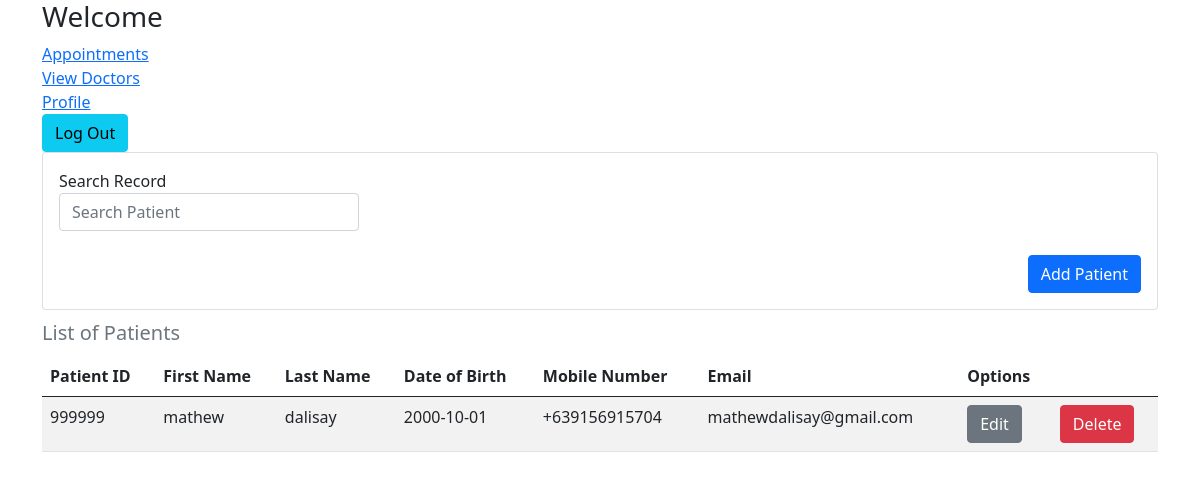
The app's page /users/home.php, older data.
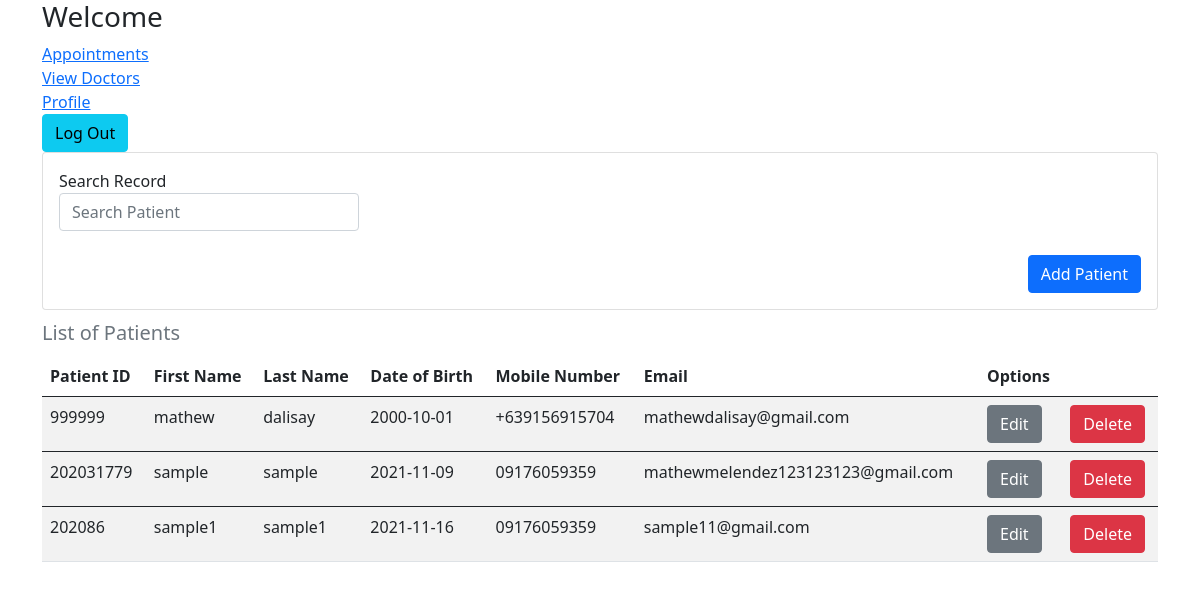
The same page, newer data.
### tables this page shows
CREATE TABLE `patients` (
  `id` int(11) NOT NULL,
  `email` varchar(50) NOT NULL,
  `password` varchar(20) NOT NULL,
  `first_name` varchar(30) NOT NULL,
  `last_name` varchar(30) NOT NULL,
  `age` int(20) NOT NULL,
  `gender` varchar(20) NOT NULL,
  `date_of_birth` date NOT NULL,
  `mobile_number` varchar(13) NOT NULL,
  `hmo` varchar(20) NOT NULL,
  `patient_id` int(50) NOT NULL,
  `v_code` varchar(20) NOT NULL,
  `email_status` int(11) NOT NULL,
  `date_time_created` datetime NOT NULL,
  `date_time_updated` datetime DEFAULT NULL,
  `remarks` varchar(20) DEFAULT NULL
);

### users/home.php (the view, shortened to what this page needs)
<?php
include('../connection.php');
$first_name = $_SESSION['first_name'];
$last_name = $_SESSION['last_name'];
if(isset($_GET['page'])){
    $page = $_GET['page'];
}else{
    $page = 1;
}
$num_per_page = 05;
$start_from = ($page-1)*05;
?>
<!DOCTYPE html>
<html lang="en">
<head>
    <link href="https://cdn.jsdelivr.net/npm/bootstrap@5.0.2/dist/css/bootstrap.min.css" rel="stylesheet">
</head>
<body>
    <div class="container">
            <h3>Welcome <?php echo $first_name . " " . $last_name ?> </h3>
            <a href="appointment.php"><i class="far fa-calendar-check"></i>Appointments</a> <br>
            <a href="view-doctors.php"><i class="fas fa-user-md"></i> View Doctors</a> <br>
            <a href="view-profile.php"><i class="fas fa-user-circle"></i>Profile</a> <br>
            <form action="logout.php" method="POST">
                <div class="col-12">
                    <input class="btn btn-info" type="submit" name="logout" value="Log Out">
                </div>
            </form>
            <div class="card">
                <div class="card-body">
                <div class="from-inline">
                    <label for="search">Search Record</label>
                    <input type="text"  id="search_patient"  class="form-control" placeholder="Search Patient" style="width: 300px;">
                </div>
                <br>
                <button type="button" class="btn btn-primary" style="float: right;" data-bs-toggle="modal" data-bs-target="#exampleModal" >
                    Add Patient
                </button>
            </div>
        </div>
    </div>
    <div class="container">
        <div class="table-responsive">
                <table class="table table-responsive table-striped table-hover caption-top" id="table_data">
                    <caption style="font-size: 20px;">List of Patients</caption>
                    <thead>
                        <tr>
                            <th scope="col">Patient ID</th>
                            <th scope="col">First Name</th>
                            <th scope="col">Last Name</th>
                            <th scope="col">Date of Birth</th>
                            <th scope="col">Mobile Number</th>
                            <th scope="col">Email</th>
                            <th scope="col">Options</th>
                            <th></th>
                        </tr>
                    </thead>
                        <?php
                            $query = "SELECT * FROM patients LIMIT $start_from , $num_per_page";
                            $run = mysqli_query($conn,$query);
                            if(mysqli_fetch_assoc($run) > 0){
                                foreach($run as $row){
                                ?>
                                <tbody>
                                    <tr>
                                        <td><?php echo $row ['patient_id']?></td>
                                        <td><?php echo $row ['first_name']?></td>
                                        <td><?php echo $row ['last_name']?></td>
                                        <td><?php echo $row ['date_of_birth']?></td>
                                        <td><?php echo $row ['mobile_number']?></td>
                                        <td><?php echo $row ['email']?></td>
                                        <td>
                                            <a href="edit-patient.php?patient_id=<?php echo $row['patient_id']?>" class="btn btn-secondary">Edit</a>
                                        </td>
                                        <td>
                                            <a href="delete-patient.php?patient_id=<?php echo $row ['patient_id']?>" class="btn btn-danger"> Delete </a>
                                        </td>
                                    </tr>
                                </tbody>
                                <?php
                                }
                            }
                        ?>
                </table>
            </div>
        </div>
</body>
</html>

Row changes from the older to the newer data that the page shows:
added patients: patient "202031779", first_name "sample", last_name "sample", date_of_birth "2021-11-09", mobile_number "09176059359", email "mathewmelendez123123123@gmail.com"
added patients: patient "202086", first_name "sample1", last_name "sample1", date_of_birth "2021-11-16", mobile_number "09176059359", email "sample11@gmail.com"
